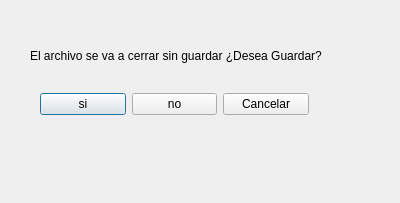
<?xml version="1.0" encoding="UTF-8"?>
<ui version="4.0">
 <class>CuadroArchivo</class>
 <widget class="QDialog" name="CuadroArchivo">
  <property name="geometry">
   <rect>
    <x>0</x>
    <y>0</y>
    <width>400</width>
    <height>203</height>
   </rect>
  </property>
  <property name="windowTitle">
   <string>Dialog</string>
  </property>
  <widget class="QLabel" name="label">
   <property name="enabled">
    <bool>true</bool>
   </property>
   <property name="geometry">
    <rect>
     <x>30</x>
     <y>40</y>
     <width>361</width>
     <height>31</height>
    </rect>
   </property>
   <property name="sizePolicy">
    <sizepolicy hsizetype="Fixed" vsizetype="Fixed">
     <horstretch>0</horstretch>
     <verstretch>0</verstretch>
    </sizepolicy>
   </property>
   <property name="text">
    <string>El archivo se va a cerrar sin guardar ¿Desea Guardar?</string>
   </property>
  </widget>
  <widget class="QWidget" name="">
   <property name="geometry">
    <rect>
     <x>40</x>
     <y>90</y>
     <width>269</width>
     <height>29</height>
    </rect>
   </property>
   <layout class="QHBoxLayout" name="horizontalLayout">
    <item>
     <widget class="QPushButton" name="pushButton">
      <property name="text">
       <string>si</string>
      </property>
     </widget>
    </item>
    <item>
     <widget class="QPushButton" name="pushButton_2">
      <property name="text">
       <string>no</string>
      </property>
     </widget>
    </item>
    <item>
     <widget class="QPushButton" name="pushButton_3">
      <property name="text">
       <string>Cancelar</string>
      </property>
     </widget>
    </item>
   </layout>
  </widget>
 </widget>
 <resources/>
 <connections/>
</ui>
